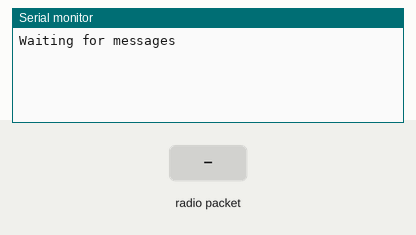
Recording of a sketch running on a simulated Arduino Uno, built with avr-gcc and run on an emulated ATmega328P. Shown: the last lines printed to the serial monitor. Inputs (shaded band) come from the test bench. No radio packets arrive unless stated.

Above: at 1.2 s.
1.3 s: radio packet "1" arrives
At 2.5 s:
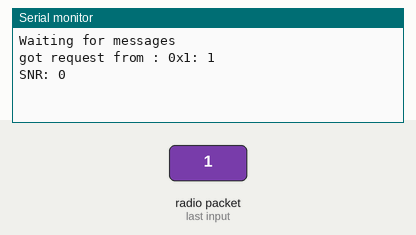
2.8 s: radio packet "0" arrives
At 3.8 s:
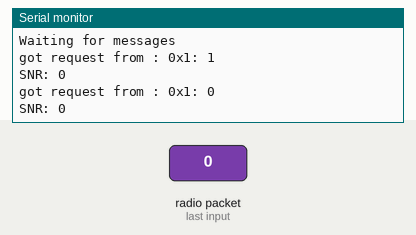
4.3 s: radio packet "2" arrives
At 5.0 s:
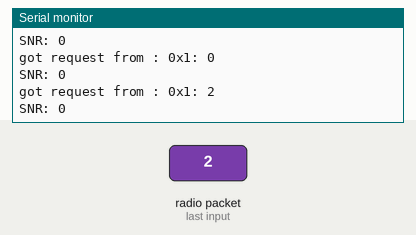

The sketch:

test_rfm95_server.ino
```cpp
// Library needed to run this sketch: https://www.airspayce.com/mikem/arduino/RadioHead/
// Example sketch showing how to create a simple addressed, reliable messaging server
// with the RHReliableDatagram class, using the RH_RF95 driver to control a RF95 radio.
// It is designed to work with the other example rf95_reliable_datagram_client
// Tested on a Canique MK3e

#include <RHReliableDatagram.h>
#include <RH_RF95.h>
#include <SPI.h>

#define CLIENT_ADDRESS 1
#define SERVER_ADDRESS 2


#define FREQUENCY   433000 //for RFM96
//#define FREQUENCY   868000 //for RFM95

// Singleton instance of the radio driver
RH_RF95 driver(10, 2); // Canique MK3e - slave select pin D10, interrupt pin D2

// Class to manage message delivery and receipt, using the driver declared above
RHReliableDatagram manager(driver, SERVER_ADDRESS);


void setup()
{
  Serial.begin(115200);
  while (!Serial) ; // Wait for serial port to be available

  if (!manager.init())
  {
    Serial.println("init failed");
    return;
  }
  // Defaults after init are 434.0MHz, 13dBm, Bw = 125 kHz, Cr = 4/5, Sf = 128chips/symbol, CRC on

  #if FREQUENCY == 868000
  driver.setFrequency(868.0);
  #endif

  // The default transmitter power is 13dBm, using PA_BOOST.
  // If you are using RFM95/96/97/98 modules which uses the PA_BOOST transmitter pin, then
  // you can set transmitter powers from 5 to 23 dBm:
  driver.setTxPower(5, false);

  // You can optionally require this module to wait until Channel Activity
  // Detection shows no activity on the channel before transmitting by setting
  // the CAD timeout to non-zero:
//  driver.setCADTimeout(10000);

  Serial.println("Waiting for messages");
  Serial.flush();
}

uint8_t data[] = "And hello back to you";
// Dont put this on the stack:
uint8_t buf[RH_RF95_MAX_MESSAGE_LEN];

void loop()
{
  if (manager.available())
  {
    // Wait for a message addressed to us from the client
    uint8_t len = sizeof(buf);
    uint8_t from;
    if (manager.recvfromAck(buf, &len, &from))
    {
      Serial.print("got request from : 0x");
      Serial.print(from, HEX);
      Serial.print(": ");
      Serial.println((char*)buf);

      Serial.print("SNR: ");
      Serial.println(driver.lastSNR());
      Serial.flush();

      // uncomment to send a reply back to the originator client
      /*
      if (!manager.sendtoWait(data, sizeof(data), from))
        Serial.println("sendtoWait failed");
      */
    }
  }
}
```

Measured:
- after the input at 1.3 s, the serial monitor: prints a new line at once (image 1)
- after the input at 2.8 s, the serial monitor: prints a new line at once (image 2)
- after the input at 4.3 s, the serial monitor: prints a new line at once (image 3)
